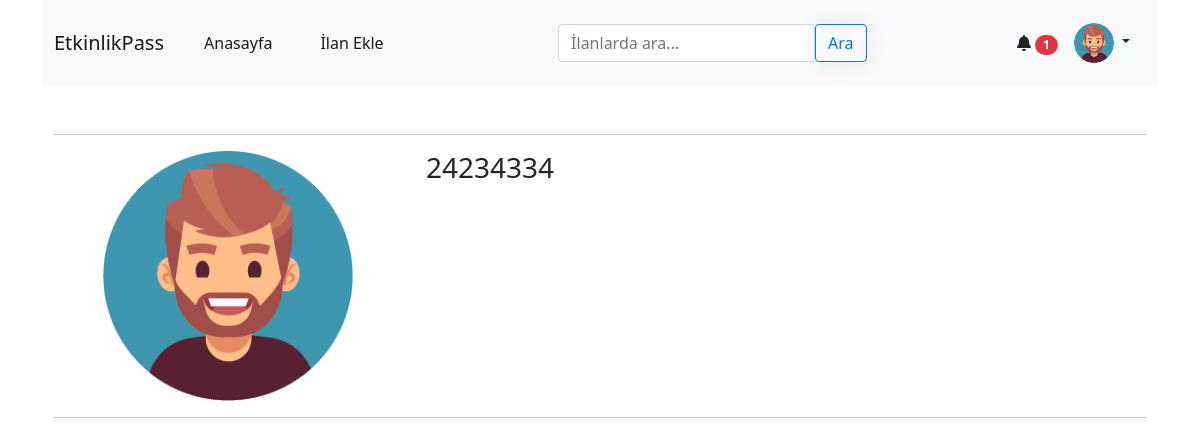
/user/profile/8/ (signed in), run on the app's committed database.
### user/models.py (models this page shows)
class CustomUser(AbstractUser):
    email = models.EmailField(unique=True)
    username = models.CharField(max_length=30, unique=True)
    first_name = models.CharField(max_length=30, blank=True)
    last_name = models.CharField(max_length=30, blank=True)
    city = models.CharField(max_length=30, blank=True)
    is_admin = models.BooleanField(default=False)
    is_active = models.BooleanField(default=True)
    is_staff = models.BooleanField(default=False)
    is_superuser = models.BooleanField(default=False)
    password = models.CharField(max_length=30, blank=False )
    profile_photo = models.ImageField(upload_to='profile_photos/', null=True, blank=True)
    favorites = models.ManyToManyField('advert.Advert', related_name='favorited_by', blank=True)

### user/views.py (the view)
# urls.py: path('profile/', views.getUserProfile, name="users-profile"),
def profile(request, id):
    profile_user = CustomUser.objects.get(id=id)
    print(profile_user.username)
    favorite_adverts = profile_user.favorites.all() if profile_user.id == request.user.id else None
    context = {
        'profile_user': profile_user,
        'favorite_adverts': favorite_adverts,
    }
    return render(request, "profile.html", context)

### core/context_processors.py (called while the page is built)
def unread_message_count(request):
    total_unread_count = 0
    if request.user.is_authenticated:
        total_unread_count = 0
        user = CustomUser.objects.get(id=request.user.id)
    else:
        total_unread_count = 0
        return {'unread_message_count': total_unread_count}
    all_inboxes = Inbox.objects.filter(Q(sender=user) | Q(receiver=user))
    for inbox in all_inboxes:
        all_messages = Message.objects.filter(inbox=inbox)
        for message in all_messages:
            if message.sender != user and message.is_read is False:
                total_unread_count += 1
    return {'unread_message_count': total_unread_count}

### templates/profile.html (shortened to what this page needs)
{% extends 'layout.html' %}
{% load static %}
{% load crispy_forms_tags %}
{% block head %}
<link rel="stylesheet" href="{% static 'css/login.css' %}">
<link rel="stylesheet" href="{% static 'css/advertdetail.css' %}">
{% endblock %}
{% block body %}
<div class="container">
    <hr>
    <div class="row align-items-stretch">
        <div class="col-md-4 d-flex">
          <div class="align-self-stretch w-100 profile-image-container">
              {% if profile_user.profile_photo %}
                  <img src="{{ profile_user.profile_photo.url }}" class="img-fluid" alt="Profile Image">
              {% else %}
                  <img src="/media/profile_photos/DefaultProfileIcon.png" class="img-fluid" alt="Default Profile Image">
              {% endif %}
          </div>
        </div>
        <div class="col-md-8 d-flex">
            <div class="align-self-stretch w-100">
                <div class="d-flex flex-column justify-content-between h-100">
                    <h3>{{ profile_user.username }}</h3>
                </div>
            </div>
        </div>
    </div>
    <hr class="my-3">
</div>
{% endblock %}

### templates/includes/navbar.html (shortened to what this page needs)
<nav class="navbar navbar-expand-lg navbar-light bg-light mb-5 ">
  <div class="container">
    <a class="navbar-brand mt-2 mt-lg-0" href="{% url 'index' %}">
      EtkinlikPass
    </a>
    <div class="collapse navbar-collapse" id="navbarSupportedContent">
        <ul class="navbar-nav">
          <li class="nav-item">
            <a class="nav-link active mx-3" href="{% url 'index' %}">Anasayfa</a>
          </li>
          {% if request.user.is_authenticated %}
          <li class="nav-item">
            <a class="nav-link active mx-3" href="{% url 'advert:addadvert' %}">İlan Ekle</a>
          </li>
          {% endif %}
        </ul>
        <form action="{% url 'index' %}" method="get" class="d-flex form-inline mx-auto pt-3">
          <input class="form-control" type="text" name="keyword" placeholder="İlanlarda ara...">
          <button class="btn btn-outline-primary" type="submit">Ara</button>
        </form>
    </div>
    {% if request.user.is_authenticated %}
     <div class="d-flex align-items-center">
      <div class="dropdown">
        <a class="text-reset me-3" href="{% url 'chat:inbox' %}" style="text-decoration: none;">
          <i class="fas fa-bell"></i>
          <span class="badge rounded-pill badge-notification bg-danger">{{ unread_message_count }}</span>
        </a>
      </div>
      <div class="dropdown">
        <a id="navbarDropdownMenuLink2" class="text-reset me-3 dropdown-toggle hidden-arrow" href="#" role="button" data-toggle="dropdown" aria-expanded="false" style="text-decoration: none;">
          <img class="navbar-profile-photo" src="{% if user.profile_photo %}{{ user.profile_photo.url }}{% else %}/media/profile_photos/DefaultProfileIcon.png{% endif %}" alt="Kullanıcı Profil Fotoğrafı">
        </a>
      </div>
    </div>
    {% endif %}
  </div>
</nav>

### static/css/custom.css (style rules this page uses)
a { text-decoration: none; color: unset; }
.navbar-profile-photo { width: 40px; height: 40px; border-radius: 50%; object-fit: cover; object-position: center; }

### static/css/advertdetail.css (style rules this page uses)
button { background-color: white; color: black; border-radius: 20%; border : 2px solid black; padding: 15px 20px; -webkit-box-shadow: 1px 1px 28.5px -7px #dddddd; -moz-box-shadow: 1px 1px 28.5px -7px #dddddd; box-shadow: 1px 1px 28.5px -7px #dddddd; }

### templates/profile.html (style rules this page uses)
.profile-image-container { width: 250px; height: 250px; overflow: hidden; display: flex; justify-content: center; align-items: center; }
.profile-image-container img { height: auto; width: 50%; min-width: 250px; object-fit: cover; }

### data on the page
CustomUser: profile_photo (placeholder picture)
CustomUser: profile_photo (placeholder picture), username "24234334"

### other printed values
{{ unread_message_count }} "1"
